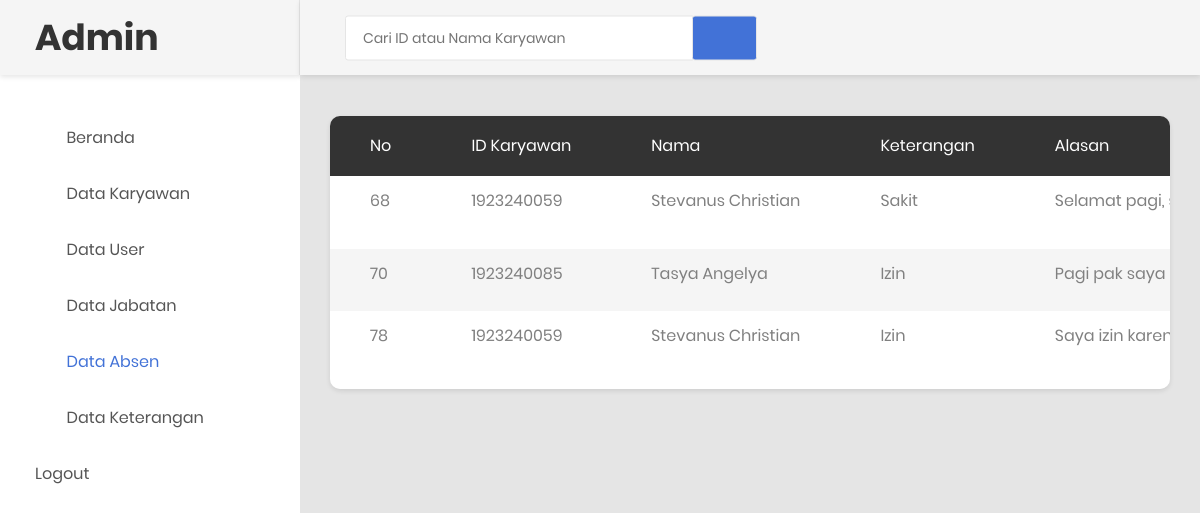
Page /prospenket.php (signed in) on the committed database.
### tables this page shows
CREATE TABLE `tb_keterangan` (
  `id` int(11) NOT NULL,
  `id_karyawan` int(11) NOT NULL,
  `nama` varchar(255) NOT NULL,
  `keterangan` varchar(255) NOT NULL,
  `alasan` text NOT NULL,
  `waktu` varchar(255) NOT NULL,
  `bukti` varchar(50) NOT NULL
);

### prospenket.php (the view, shortened to what this page needs)
<?php
require_once("koneksi.php");
 ?>
<!DOCTYPE html>
<html lang="en">
<head>
     <link rel="stylesheet" href="https://maxcdn.bootstrapcdn.com/bootstrap/4.5.2/css/bootstrap.min.css">
    <link rel="stylesheet" type="text/css" href="css/bootstrap.css" media="all">
    <link href="css/font-face.css" rel="stylesheet" media="all">
    <link href="vendor/font-awesome-4.7/css/font-awesome.min.css" rel="stylesheet" media="all">
    <link href="vendor/font-awesome-5/css/fontawesome-all.min.css" rel="stylesheet" media="all">
    <link href="vendor/mdi-font/css/material-design-iconic-font.min.css" rel="stylesheet" media="all">
    <link href="vendor/bootstrap-4.1/bootstrap.min.css" rel="stylesheet" media="all">
    <link href="vendor/animsition/animsition.min.css" rel="stylesheet" media="all">
    <link href="vendor/bootstrap-progressbar/bootstrap-progressbar-3.3.4.min.css" rel="stylesheet" media="all">
    <link href="vendor/wow/animate.css" rel="stylesheet" media="all">
    <link href="vendor/css-hamburgers/hamburgers.min.css" rel="stylesheet" media="all">
    <link href="vendor/slick/slick.css" rel="stylesheet" media="all">
    <link href="vendor/select2/select2.min.css" rel="stylesheet" media="all">
    <link href="vendor/perfect-scrollbar/perfect-scrollbar.css" rel="stylesheet" media="all">
    <link href="css/theme.css" rel="stylesheet" media="all">
</head>
<body class="animsition">
    <div class="page-wrapper">
        <aside class="menu-sidebar d-none d-lg-block">
            <div class="logo">
                <a href="#">
                    <h1>Admin</h1>
                </a>
            </div>
            <div class="menu-sidebar__content js-scrollbar1">
                <nav class="navbar-sidebar">
                    <ul class="list-unstyled navbar__list">
                        <li>
                            <a class="js-arrow" href="admin.php">
                                <i class="fas fa-tachometer-alt"></i>Beranda</a>
                        </li>
                        <li>
                            <a href="datakaryawan.php">
                                <i class="fas fa-chart-bar"></i>Data Karyawan</a>
                        </li>
                        <li>
                            <a href="datauser.php">
                                <i class="fas fa-table"></i>Data User</a>
                        </li>
                        <li>
                            <a href="datajabatan.php">
                                <i class="far fa-check-square"></i>Data Jabatan</a>
                        </li>
                        <li class="active has-sub">
                            <a href="data_absen.php">
                                <i class="fas fa-calendar-alt"></i>Data Absen</a>
                        </li>
                          <li>
                            <a href="data_keterangan.php">
                                <i class="fas fa-table"></i>Data Keterangan
                            </a>
                        </li>
                        <li>
                            <a href="logout.php">Logout</a>
                        </li>
                    </ul>
                </nav>
            </div>
        </aside>
        <div class="page-container">
            <header class="header-desktop">
                <div class="section__content section__content--p30">
                    <div class="container-fluid">
                        <div class="header-wrap">
                            <form class="form-header" action="prospenket.php" method="POST">
                                <input autocomplete="off" class="au-input au-input--xl" type="text" name="cari" placeholder="Cari ID atau Nama Karyawan" />
                                <button class="au-btn--submit" type="submit">
                                    <i class="zmdi zmdi-search"></i>
                                </button>
                            </form>
                        </div>
                    </div>
                </div>
            </header>
            <div class="main-content">
                <div class="section__content section__content--p30">
                    <div class="container-fluid">
                        <div class="row">
                                <div class="table-responsive table--no-card m-b-30">
                                    <table class="table table-borderless table-striped table-earning">
                                        <thead>
                                            <tr>
                                                <th>No</th>
                                                <th>ID Karyawan</th>
                                                <th>Nama</th>
                                                <th>Keterangan</th>
                                                <th>Alasan</th>
                                            </tr>
                                        </thead>
                                        <tbody>
                                              <?php
                                            $cari = $_POST['cari'];
                                            $sql = "SELECT * FROM tb_keterangan WHERE id_karyawan LIKE '%$cari%' OR nama LIKE '%$cari%'";
                                            $query = mysqli_query($koneksi, $sql);
                                            while ($row = mysqli_fetch_array($query)) {
                                             ?>
                                            <tr>
                                                <td><?php echo $row['id']; ?></td>
                                                <td><?php echo $row['id_karyawan']; ?></td>
                                                <td><?php echo $row['nama']; ?></td>
                                                <td><?php echo $row['keterangan']; ?></td>
                                                <td><?php echo $row['alasan']; ?></td>
                                            </tr>
                                           <?php
                                       }
                                            ?>
                                        </tbody>
                                    </table>
                                </div>
                            </div>
                        <div class="row">
                            <div class="col-lg-6">
                            </div>
                            <div class="col-lg-6">
                            </div>
                        </div>
                        <div class="row">
                            <div class="col-md-12">
                            </div>
                        </div>
                        <div class="row m-t-30">
                            <div class="col-md-12">
                            </div>
                        </div>
                </div>
            </div>
        </div>
    </div>
</body>
</html>

### rows in the picture
tb_keterangan: id "68", id_karyawan "1923240059", nama "Stevanus Christian", keterangan "Sakit", alasan "Selamat pagi,…"
tb_keterangan: id "70", id_karyawan "1923240085", nama "Tasya Angelya", keterangan "Izin", alasan "Pagi pak saya…"
tb_keterangan: id "78", id_karyawan "1923240059", nama "Stevanus Christian", keterangan "Izin", alasan "Saya izin…"
